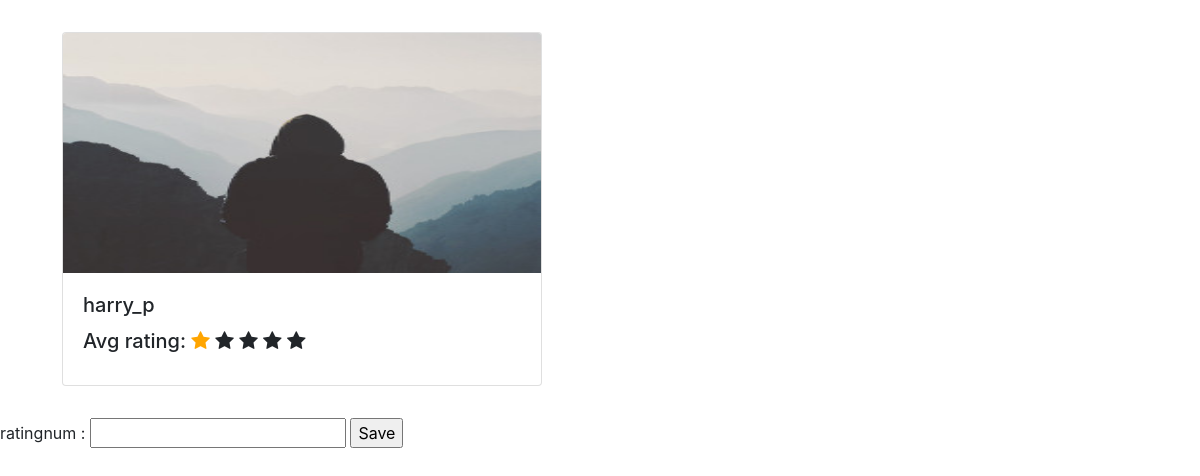
The page /rate/13/ on the database its author committed.
### user/models.py (models this page shows, shortened)
class WorkerProfile(models.Model):
    worker =models.OneToOneField(UserProfile, null =True, on_delete=models.SET_NULL)
    profession = models.CharField(max_length=100, default=None)
    biodata = models.TextField(default = None)
    no_of_jobs = models.IntegerField(default=0)

class UserProfile(models.Model):
    user = models.OneToOneField(CustomUser,null =True, on_delete=models.SET_NULL)
    image=models.ImageField(default='default.jpg',upload_to='profile_pics')  #images will get saved in directory called profile_pics
    phone_no= models.CharField(default='0000',max_length=50)
    address = models.TextField(default = '0000')

class CustomUser(AbstractUser):
    email = models.EmailField(verbose_name="Email", null=True, unique=True, max_length=100)
    USERNAME_FIELD = "email" # make the user log in with the email
    REQUIRED_FIELDS = ["username"]
    objects = CustomUserManager()

### home/views.py (the view, shortened to what this page needs)
# urls.py: path('rate/<int:pk>/', rate,name="rate"),
def rate(request, pk):
    rating=Rating()
    worker=TaskHistory.objects.get(id=pk)
    average=Rating.objects.filter(Worker=worker.assigned).aggregate(Avg('rating'))
    user=worker.assignedby.user.id
    checkrating=Rating.objects.filter(Worker=worker.assigned,user=user)
    useremail=CustomUser.objects.filter(id=user)
    return render(request, 'home/rating.html', {'worker':worker.assigned,
                                                'user':user,
                                             'average': average['rating__avg'],
                                             'checkrating': checkrating.first,
    }
    )

### home/templates/home/rating.html (shortened to what this page needs)
<!DOCTYPE html>
<html lang="en">
<head>
    <link rel="stylesheet" href="https://cdn.jsdelivr.net/npm/bootstrap@4.0.0/dist/css/bootstrap.min.css">
    <link rel="stylesheet" href="https://cdnjs.cloudflare.com/ajax/libs/font-awesome/4.7.0/css/font-awesome.min.css">
</head>
<body>
    <div class="container" style="padding: 2em">
        <div class="card" style="width: 30rem;">
          <img class="card-img-top" style="max-height: 15rem; overflow: hidden"
          src="{{ worker.worker.image.url }}" alt="Card image cap">
          <div class="card-body">
            <h5 class="card-title">{{ worker.worker.user.username }}</h5>
            <h5 class="card-title">Avg rating:
                <span class="fa fa-star {% if average > 0 %} checked {% endif %}"></span>
                <span class="fa fa-star {% if average > 1 %} checked {% endif %}"></span>
                <span class="fa fa-star {% if average > 2 %} checked {% endif %}"></span>
                <span class="fa fa-star {% if average > 3 %} checked {% endif %}" ></span>
                <span class="fa fa-star {% if average > 4 %} checked {% endif %}"></span>
            </h5>
          </div>
        </div>
    </div>
    <form method = "post">
        ratingnum : <input type="number" name = "ratingnum"/>
        <input type = "submit" value = "Save"  onClick="refresh ">
    </form>
</body>
</html>

### home/templates/home/rating.html (style rules this page uses)
.checked { color: orange; }

### rows shown on the page
WorkerProfile: worker.image (placeholder picture), worker.user.username "harry_p"
